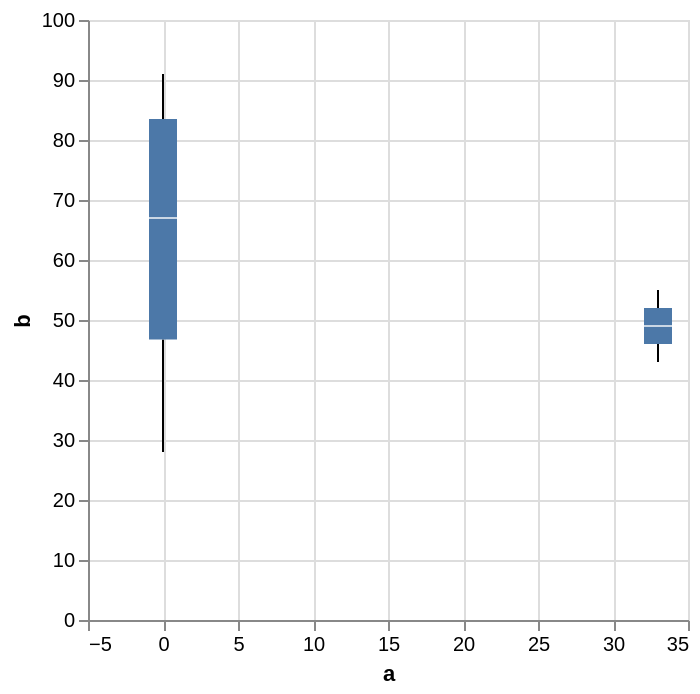

Specify this chart in Vega-Lite:
### Vega-Lite specification from a JSON file in a GitHub repository (floating-point values rounded to 4 significant figures)
{"$schema": "https://vega.github.io/schema/vega-lite/v5.json", "data": {"values": [{"a": "null", "b": 28}, {"a": 33, "b": 55}, {"a": 33, "b": 43}, {"a": "null", "b": 91}, {"a": "null", "b": 81}, {"a": "null", "b": 53}]}, "layer": [{"transform": [{"joinaggregate": [{"op": "q1", "field": "b", "as": "lower_box_b"}, {"op": "q3", "field": "b", "as": "upper_box_b"}], "groupby": ["a"]}], "layer": [{"transform": [{"filter": "(datum[\"b\"] < datum[\"lower_box_b\"] - 1.5 * (datum[\"upper_box_b\"] - datum[\"lower_box_b\"])) || (datum[\"b\"] > datum[\"upper_box_b\"] + 1.5 * (datum[\"upper_box_b\"] - datum[\"lower_box_b\"]))"}], "mark": {"type": "point", "style": "boxplot-outliers"}, "encoding": {"y": {"field": "b", "type": "quantitative", "title": "b"}, "x": {"field": "a", "type": "quantitative", "axis": {"labelAngle": 0}}}}, {"transform": [{"filter": "(datum[\"lower_box_b\"] - 1.5 * (datum[\"upper_box_b\"] - datum[\"lower_box_b\"]) <= datum[\"b\"]) && (datum[\"b\"] <= datum[\"upper_box_b\"] + 1.5 * (datum[\"upper_box_b\"] - datum[\"lower_box_b\"]))"}, {"aggregate": [{"op": "min", "field": "b", "as": "lower_whisker_b"}, {"op": "max", "field": "b", "as": "upper_whisker_b"}, {"op": "min", "field": "lower_box_b", "as": "lower_box_b"}, {"op": "max", "field": "upper_box_b", "as": "upper_box_b"}], "groupby": ["a"]}], "layer": [{"mark": {"type": "rule", "invalid": null, "aria": false, "style": "boxplot-rule"}, "encoding": {"y": {"field": "lower_whisker_b", "type": "quantitative", "title": "b"}, "y2": {"field": "lower_box_b"}, "x": {"field": "a", "type": "quantitative", "axis": {"labelAngle": 0}}, "tooltip": [{"field": "upper_whisker_b", "type": "quantitative", "title": "Upper Whisker of b"}, {"field": "lower_whisker_b", "type": "quantitative", "title": "Lower Whisker of b"}, {"field": "a", "type": "quantitative"}]}}, {"mark": {"type": "rule", "invalid": null, "aria": false, "style": "boxplot-rule"}, "encoding": {"y": {"field": "upper_box_b", "type": "quantitative", "title": "b"}, "y2": {"field": "upper_whisker_b"}, "x": {"field": "a", "type": "quantitative", "axis": {"labelAngle": 0}}, "tooltip": [{"field": "upper_whisker_b", "type": "quantitative", "title": "Upper Whisker of b"}, {"field": "lower_whisker_b", "type": "quantitative", "title": "Lower Whisker of b"}, {"field": "a", "type": "quantitative"}]}}]}]}, {"transform": [{"aggregate": [{"op": "q1", "field": "b", "as": "lower_box_b"}, {"op": "q3", "field": "b", "as": "upper_box_b"}, {"op": "median", "field": "b", "as": "mid_box_b"}, {"op": "min", "field": "b", "as": "min_b"}, {"op": "max", "field": "b", "as": "max_b"}], "groupby": ["a"]}], "layer": [{"mark": {"type": "bar", "size": 14, "orient": "vertical", "invalid": null, "ariaRoleDescription": "box", "style": "boxplot-box"}, "encoding": {"y": {"field": "lower_box_b", "type": "quantitative", "title": "b"}, "y2": {"field": "upper_box_b"}, "x": {"field": "a", "type": "quantitative", "axis": {"labelAngle": 0}}, "tooltip": [{"field": "max_b", "type": "quantitative", "title": "Max of b"}, {"field": "upper_box_b", "type": "quantitative", "title": "Q3 of b"}, {"field": "mid_box_b", "type": "quantitative", "title": "Median of b"}, {"field": "lower_box_b", "type": "quantitative", "title": "Q1 of b"}, {"field": "min_b", "type": "quantitative", "title": "Min of b"}, {"field": "a", "type": "quantitative"}]}}, {"mark": {"color": "white", "type": "tick", "invalid": null, "size": 14, "orient": "horizontal", "aria": false, "style": "boxplot-median"}, "encoding": {"y": {"field": "mid_box_b", "type": "quantitative", "title": "b"}, "x": {"field": "a", "type": "quantitative", "axis": {"labelAngle": 0}}, "tooltip": [{"field": "max_b", "type": "quantitative", "title": "Max of b"}, {"field": "upper_box_b", "type": "quantitative", "title": "Q3 of b"}, {"field": "mid_box_b", "type": "quantitative", "title": "Median of b"}, {"field": "lower_box_b", "type": "quantitative", "title": "Q1 of b"}, {"field": "min_b", "type": "quantitative", "title": "Min of b"}, {"field": "a", "type": "quantitative"}]}}]}]}
